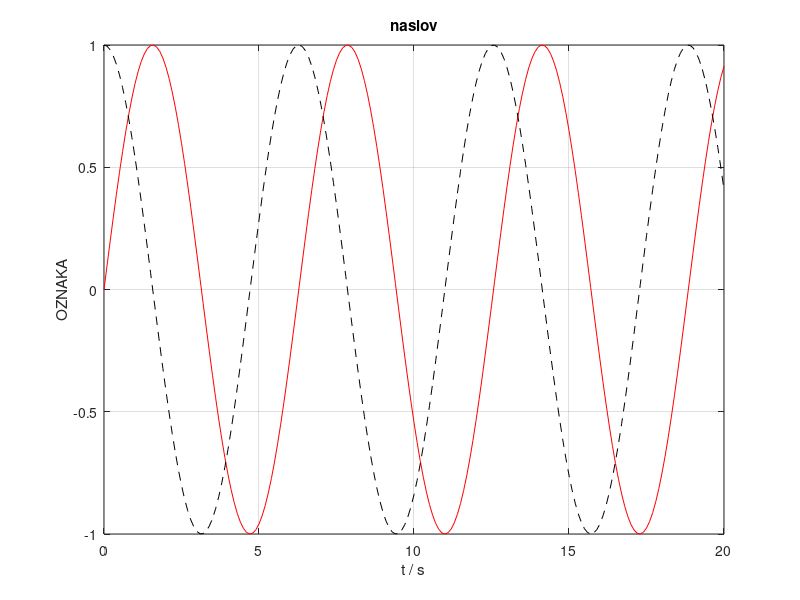
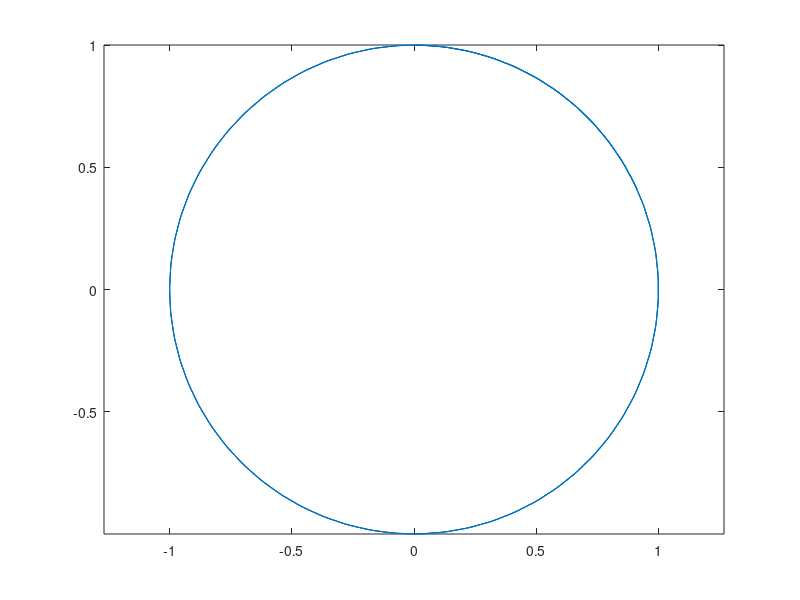
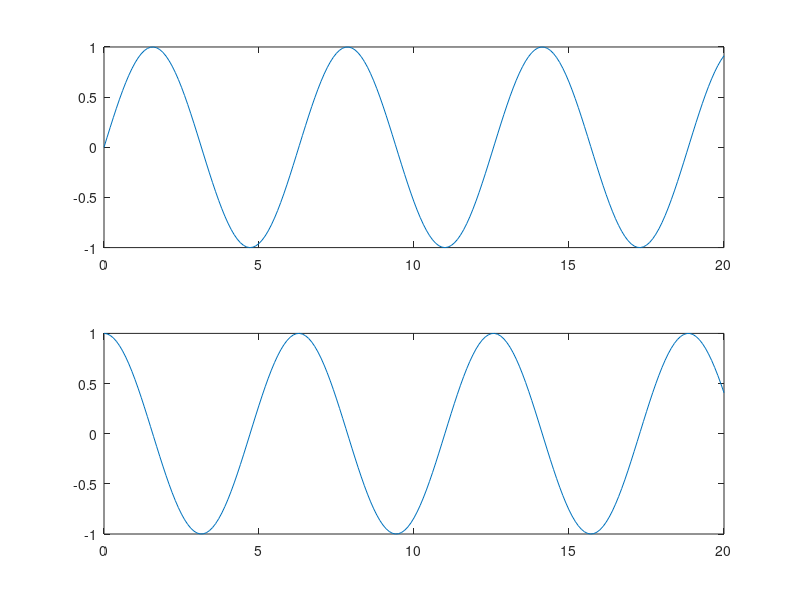

Reproduce these figures in MATLAB, in order.
t = 0:0.1:20
a = sin(t)
b = cos(t)

%%
% posamezne celice, z contro enter pozenes tisto celico na kateri je kliknjeno

fh = figure(1) %figure handle
plot(t,a,'r')
hold all %%da ti ne zbrise signala
plot(t,b,'k--')
title('naslov')
xlabel('t / s')
ylabel('OZNAKA')
grid on
hold off %da ko pozenes narise na novo

fig2 = figure(2)
plot(a,b)
axis equal

fig3 = figure(3)
ax1 = subplot(2,1,1)
plot(t,a)
ax2 = subplot(2,1,2)
plot(t,b)

linkaxes([ax1,ax2], 'xy') %povezes kontrole